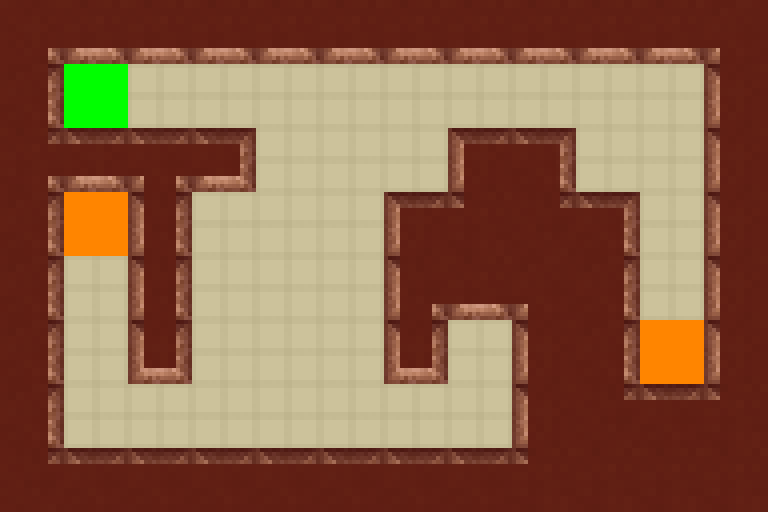

Below is a game level as drawn by its tile map, then a one-line description and the .tmx that defines it (tile-layer data replaced by summaries):
An orthogonal 12x8 tile map with 64x64 px tiles, 3 tile layers (Walls, Collision, Objects).

<map version="1.0" orientation="orthogonal" renderorder="left-up" width="12" height="8" tilewidth="64" tileheight="64">
 <tileset firstgid="1" name="tiles" tilewidth="64" tileheight="64">
  <image source="tiles.png" trans="ff00ff" width="512" height="512" />
  <tile id="0">
   <properties>
    <property name="block" value="true" />
   </properties>
  </tile>
  <tile id="1">
   <properties>
    <property name="block" value="true" />
   </properties>
  </tile>
  <tile id="2">
   <properties>
    <property name="block" value="true" />
   </properties>
  </tile>
  <tile id="3">
   <properties>
    <property name="block" value="true" />
   </properties>
  </tile>
  <tile id="4">
   <properties>
    <property name="block" value="true" />
   </properties>
  </tile>
  <tile id="5">
   <properties>
    <property name="block" value="true" />
   </properties>
  </tile>
  <tile id="6">
   <properties>
    <property name="block" value="true" />
   </properties>
  </tile>
  <tile id="7">
   <properties>
    <property name="block" value="true" />
   </properties>
  </tile>
  <tile id="8">
   <properties>
    <property name="block" value="true" />
   </properties>
  </tile>
  <tile id="9">
   <properties>
    <property name="block" value="true" />
   </properties>
  </tile>
  <tile id="10">
   <properties>
    <property name="block" value="true" />
   </properties>
  </tile>
  <tile id="11">
   <properties>
    <property name="block" value="true" />
   </properties>
  </tile>
  <tile id="12">
   <properties>
    <property name="block" value="true" />
   </properties>
  </tile>
  <tile id="13">
   <properties>
    <property name="block" value="true" />
   </properties>
  </tile>
  <tile id="14">
   <properties>
    <property name="block" value="true" />
   </properties>
  </tile>
  <tile id="15">
   <properties>
    <property name="block" value="true" />
   </properties>
  </tile>
  <tile id="16">
   <properties>
    <property name="block" value="true" />
   </properties>
  </tile>
  <tile id="17">
   <properties>
    <property name="block" value="true" />
   </properties>
  </tile>
  <tile id="18">
   <properties>
    <property name="block" value="true" />
   </properties>
  </tile>
  <tile id="19">
   <properties>
    <property name="block" value="true" />
   </properties>
  </tile>
  <tile id="20">
   <properties>
    <property name="block" value="true" />
   </properties>
  </tile>
  <tile id="21">
   <properties>
    <property name="block" value="true" />
   </properties>
  </tile>
  <tile id="22">
   <properties>
    <property name="block" value="true" />
   </properties>
  </tile>
  <tile id="23">
   <properties>
    <property name="block" value="true" />
   </properties>
  </tile>
  <tile id="24">
   <properties>
    <property name="block" value="true" />
   </properties>
  </tile>
  <tile id="25">
   <properties>
    <property name="block" value="true" />
   </properties>
  </tile>
  <tile id="26">
   <properties>
    <property name="block" value="true" />
   </properties>
  </tile>
  <tile id="27">
   <properties>
    <property name="block" value="true" />
   </properties>
  </tile>
  <tile id="28">
   <properties>
    <property name="block" value="true" />
   </properties>
  </tile>
  <tile id="29">
   <properties>
    <property name="block" value="true" />
   </properties>
  </tile>
  <tile id="30">
   <properties>
    <property name="block" value="true" />
   </properties>
  </tile>
  <tile id="31">
   <properties>
    <property name="block" value="true" />
   </properties>
  </tile>
  <tile id="32">
   <properties>
    <property name="block" value="true" />
   </properties>
  </tile>
  <tile id="33">
   <properties>
    <property name="block" value="true" />
   </properties>
  </tile>
  <tile id="34">
   <properties>
    <property name="block" value="true" />
   </properties>
  </tile>
  <tile id="35">
   <properties>
    <property name="block" value="true" />
   </properties>
  </tile>
  <tile id="36">
   <properties>
    <property name="block" value="false" />
   </properties>
  </tile>
  <tile id="40">
   <properties>
    <property name="block" value="true" />
   </properties>
  </tile>
  <tile id="41">
   <properties>
    <property name="block" value="true" />
   </properties>
  </tile>
  <tile id="42">
   <properties>
    <property name="block" value="true" />
   </properties>
  </tile>
  <tile id="43">
   <properties>
    <property name="block" value="true" />
   </properties>
  </tile>
  <tile id="48">
   <properties>
    <property name="block" value="true" />
   </properties>
  </tile>
  <tile id="49">
   <properties>
    <property name="block" value="true" />
   </properties>
  </tile>
  <tile id="50">
   <properties>
    <property name="block" value="true" />
   </properties>
  </tile>
  <tile id="51">
   <properties>
    <property name="block" value="true" />
   </properties>
  </tile>
  <tile id="56">
   <properties>
    <property name="block" value="true" />
   </properties>
  </tile>
  <tile id="57">
   <properties>
    <property name="block" value="true" />
   </properties>
  </tile>
 </tileset>
 <layer name="Walls" width="12" height="8">
  <data>[96 cells, 96 non-empty, 19 distinct tile ids]</data>
 </layer>
 <layer name="Collision" width="12" height="8" opacity="0.2">
  <data>[96 cells, 58 non-empty, 1 distinct tile ids]</data>
 </layer>
 <layer name="Objects" width="12" height="8">
  <data>[96 cells, 3 non-empty, 2 distinct tile ids]</data>
 </layer>
</map>
